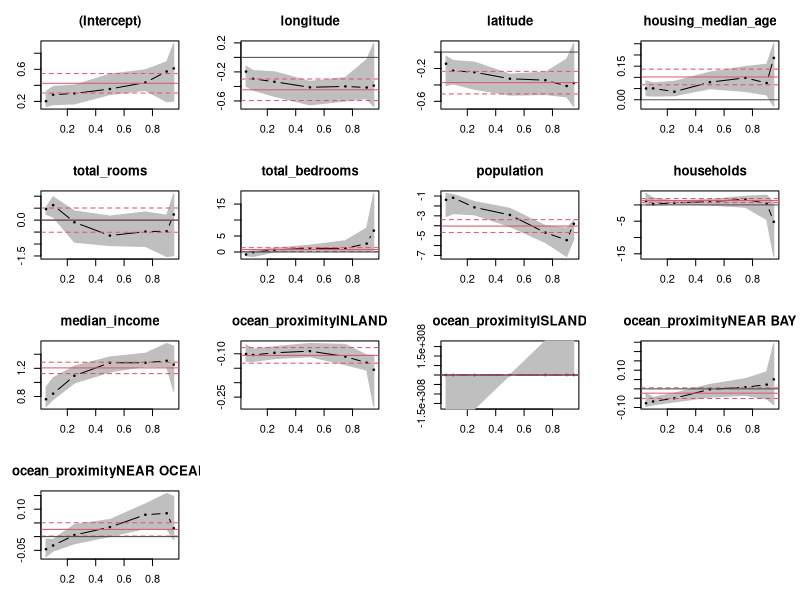
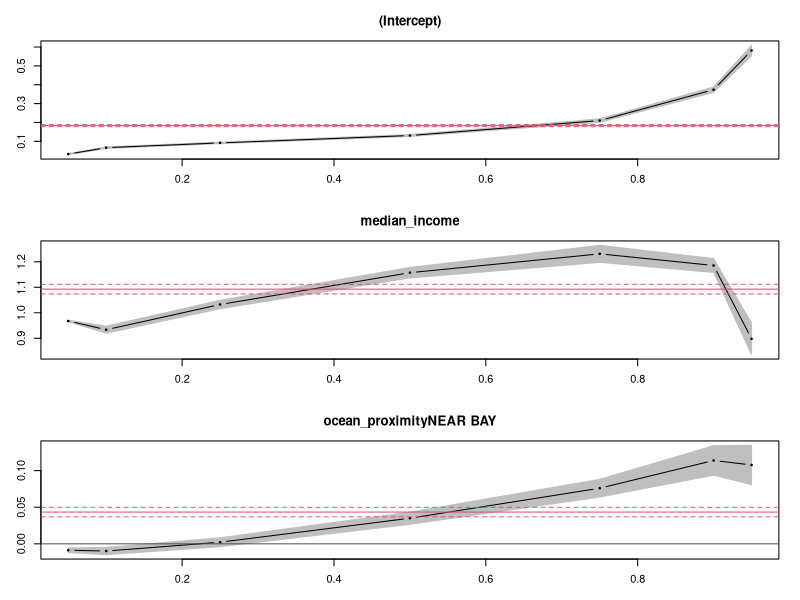

Here is the R script that generated these plots, in order: (Note: this script raises an error after producing the figures.)
setwd("DSSC/stat_methods_4_data/quantile-regression/")

house <- read.csv("house_from_gitsklearn.csv")

house <- house[ complete.cases(house), ]

dim(house)

to_scale <- c("median_house_value", "median_income", "households", "population", "total_bedrooms", "total_rooms", "housing_median_age", "latitude", "longitude")

for( str in to_scale){
  house[str] = ((house[str]) - min(house[str])) /
    ( max(house[str]) - min(house[str]) )
}

summary(house)


library(quantreg)

taus <- c(.05, .10, .25, .50, .75, .90, .95)





##########################
### all variables fit #######
############################



set.seed(2)
res.house <- house[ sample(1:nrow(house), 1000-5), ]
dim(res.house)

v <- which(house$ocean_proximity == 'ISLAND')
v

res.house <- rbind(res.house, house[v, ])
dim(res.house)

sum(duplicated(res.house))

summary(res.house)

fit <- rq(median_house_value ~ ., tau=taus, data=res.house)


summary(fit)
summary.rqs(fit)
plot.summary.rqs(summary.rqs(fit))

par(mfrow=c(1,1))





v <- which(house$ocean_proximity == 'NEAR BAY' | house$ocean_proximity == '<1H OCEAN')
length(v)

house.2 <- house[v, ]
house.3 = house[v,]
summary(house.3)

fit <- rq(median_house_value ~ median_income + ocean_proximity, tau=taus, data=house.3)
summary.rqs(fit)
plot.summary.rqs(summary.rqs(fit))




##

v <- which(house$ocean_proximity == 'INLAND' | house$ocean_proximity == 'ISLAND')
house.3 = house[v,]


fit <- rq(median_house_value ~ median_income + ocean_proximity, tau=taus, data=house.3)
sum(duplicated(house.3))
plot.summary.rqs(summary.rqs(fit))









###############
##   ANOVA   ##
###############

####################
# anova for slopes
####################


plot(house$median_income, house$median_house_value, cex=.25, cex.lab=1,cex.axis=1,
     lheight=0.5,
     xlab="Median Income", ylab="Median House Value")
fit <- rq( median_house_value ~ median_income, tau=taus, data=house )

for(i in 1:length(taus)){
  if( i == 4 ){
    abline(a=fit$coefficients[1,i], b=fit$coefficients[2,i], col="4", lwd=2)
  }
  else{
    abline(a=fit$coefficients[1,i], b=fit$coefficients[2,i], col="green3", lwd=2)
  }
  
}
anova.rqs(fit)



# here is less significant
tauss <- c(.75, .90, .95)
fit <- rq( median_house_value ~ median_income, tau=tauss, data=house )
anova.rqs(fit)




# removing ones
v <- which(house$median_house_value == 1)
house.no1 <- house[ -v, ]

plot(house.no1$median_income, house.no1$median_house_value, cex=.25, cex.lab=1,cex.axis=1,
     lheight=0.5,
     xlab="Median Income", ylab="Median House Value")
fit <- rq( median_house_value ~ median_income, tau=taus, data=house.no1 )

for(i in 1:length(taus)){
  if( i == 4 ){
    abline(a=fit$coefficients[1,i], b=fit$coefficients[2,i], col="4", lwd=2)
  }
  else{
    abline(a=fit$coefficients[1,i], b=fit$coefficients[2,i], col="green3", lwd=2)
  }
  
}
anova.rqs(fit)



###########################
# anova for nested models
###########################

# what makes the difference ??? not the Rsquared like in lm


# median income, longitude
plot(house$median_income, house$median_house_value)
fit1 <- rq( median_house_value ~ median_income, tau=.5, data=house )
abline(fit1, col='red')

fit2 <- rq( median_house_value ~ median_income + longitude, tau=.5, data=house )
summary(fit2)

anova.rq(fit1, fit2)


# latitude, longitude

plot(house$latitude, house$median_house_value)
plot(house$longitude, house$median_house_value)

fit1 <- rq( median_house_value ~ longitude, tau=.5, data=house )
fit2 <- rq( median_house_value ~ latitude + longitude, tau=.5, data=house )

anova.rq(fit1, fit2)


# total_rooms, total_bedrooms
plot(house$total_rooms, house$median_house_value)
plot(house$total_bedrooms, house$median_house_value)
plot(house$total_bedrooms, house$total_rooms)

fit1 <- rq( median_house_value ~ total_rooms, tau=.5, data=house )
fit2 <- rq( median_house_value ~ total_rooms + total_bedrooms, tau=.5, data=house )

anova.rq(fit1, fit2)



# always same fucking p-value !!!!!!!!!!

# at least here the F value decreses
q <- 0.1
fit1 <- rq( median_house_value ~ median_income, tau=q, data=house )
fit2 <- rq( median_house_value ~ median_income + total_bedrooms, tau=q, data=house )
fit3 <- rq( median_house_value ~ median_income + total_bedrooms + total_rooms, tau=q, data=house )
fit4 <- rq( median_house_value ~ median_income + total_bedrooms + total_rooms + latitude, tau=q, data=house )
fit5 <- rq( median_house_value ~ median_income + total_bedrooms + total_rooms + latitude + longitude, tau=q, data=house )
fit6 <- rq( median_house_value ~ median_income + total_bedrooms + total_rooms + latitude + longitude + population, tau=q, data=house )

anova.rq(fit1, fit2, fit3, fit4, fit5, fit6)



# try with factors
q <- 0.5
fit1 <- rq( median_house_value ~ median_income, tau=q, data=house )
fit2 <- rq( median_house_value ~ median_income + ocean_proximity, tau=q, data=house )

anova.rq(fit1, fit2)



###############
##   LPRQ    ##
###############

plot(house$longitude, house$median_house_value, xlab="Longitude", ylab="Median House Value", cex=.25, cex.lab=1,cex.axis=1, lheight=0.5)

for(tau in taus){
  fit <- lprq(house$longitude, house$median_house_value, h=0.1, tau=tau, m=50)
  if( tau == 0.5){
    lines(fit$xx, fit$fv, col="4", lwd=2)
  }
  else{
    lines(fit$xx, fit$fv, col="green3", lwd=2)
  }
}



###############
##   NLRQ    ##
###############

par(mfrow=c(1,1))
n <- (2^10)+1
x <- seq(0, 4*pi, length=n)
y <- cos(x) + rnorm(n)

df <- data.frame(x, y)
plot(x, y)

fit <- nlrq(y ~ a*cos(b*x), tau=0.5, start = list(a = 2, b = 1))
fit


x <- exp(rnorm(50))
y <- exp(1 + .5*x) + rnorm(50)
plot(x, y)
nlrq(y ~ exp(a  + b * x), start = list(a = 2, b = 1)) 


###################
#####  BOOT  ######
###################


# seeds <- c(3, 4, 7)

set.seed(4)
ns <- c(10, 12, 14)
  
par(mfrow = c(1, length(ns)))
for( i in ns ){
  n <- (2^i)+1
  x <- seq(0, 2, length=n)
  y <- -x + rnorm(n)
  df <- data.frame(x, y)
  b <- boot.rq(x=x, y=y, tau=.5, R = 1000)
  main <- paste(n, "Points")
  m <- mean(b$B) + 1
  s <- sd(b$B)
  hist(b$B + 1, breaks = 30, prob=TRUE, xlab = "B* - B", main = main)
  abline(v=0, add=TRUE, col='red', lty=2, lwd=2)
  abline(v=m, add=TRUE, col='green', lty=2, lwd=2)
  curve(dnorm(x, m, s), add=TRUE)
}


